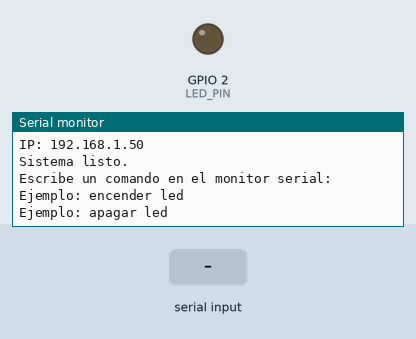
Recording of a program running on a simulated ESP32. Shown: output pins drawn as LEDs (lit = HIGH), the last lines printed to the serial monitor. The test bench sets the inputs (shaded band). WiFi joins after 1.5 s; servers stay silent unless stated; uploads are accepted with an empty reply.

Above: at 2.7 s.
2.8 s: "LED_ON\n" received over Serial
At 3.3 s:
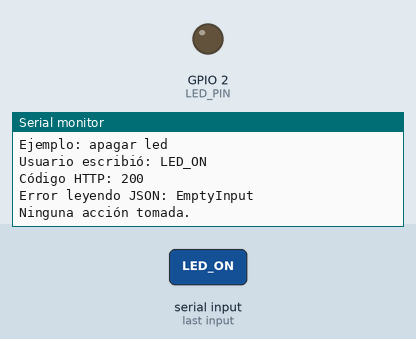
4.5 s: "LED_OFF\n" received over Serial
At 4.66 s:
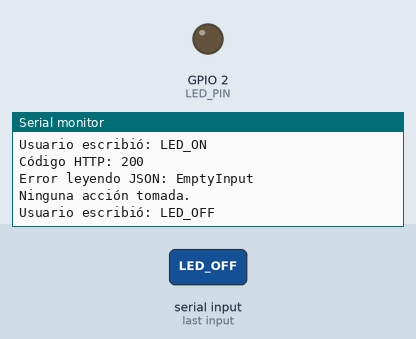
6.0 s: "1\n" received over Serial
At 6.16 s:
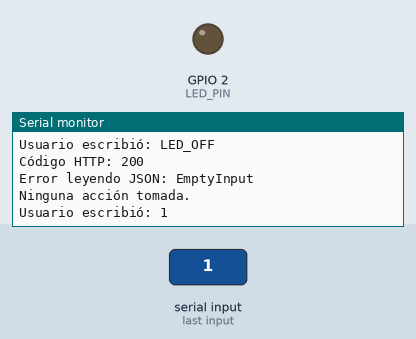

The program:

main.cpp
```cpp
#include <Arduino.h>
#include <WiFi.h>
#include <HTTPClient.h>
#include "ArduinoJson.h"

// ===============================
// 1. DATOS DE WIFI
// ===============================

const char* WIFI_NAME = "Delga1213";
const char* WIFI_PASSWORD = "kike4325";

// ===============================
// 2. DATOS DE GEMINI
// ===============================

const char* API_KEY = "AIzaSyCyTQ19IEx9-0N1tkmCykhJ3ZK8HdCSo-k";
const char* GEMINI_MODEL = "gemini-3.5-flash";
String GEMINI_URL = String("https://generativelanguage.googleapis.com/v1beta/models/") +
                    GEMINI_MODEL +
                    ":generateContent?key=" +
                    API_KEY;

// ===============================
// 3. LED
// ===============================

const int LED_PIN = 2;

// ===============================
// 4. PROMPT PARA GEMINI
// ===============================

// const char* SYSTEM_PROMPT =
//   R"(Eres un clasificador de comandos para un ESP32.

//   Debes responder exactamente una de estas tres etiquetas:
//   LED_ON
//   LED_OFF
//   NONE

//   Reglas:
//   - Si el usuario quiere prender, encender, activar o poner en ON un LED o una luz, responde LED_ON.
//   - Si el usuario quiere apagar, desactivar o poner en OFF un LED o una luz, responde LED_OFF.
//   - Si el mensaje no es un comando claro sobre el LED, responde NONE.

//   No escribas explicaciones.
//   No uses comillas.
//   No uses puntos.
//   No agregues texto adicional.)";

const char* SYSTEM_PROMPT =
R"(Eres un clasificador de comandos para un ESP32 que controla un LED.

Tu única tarea es clasificar la intención del usuario.

Debes responder exactamente una de estas tres etiquetas:
LED_ON
LED_OFF
NONE

Reglas:
- Responde LED_ON si el usuario quiere encender, prender, activar, iluminar o tener más luz.
- Responde LED_OFF si el usuario quiere apagar, quitar luz, reducir luz, tener menos luz o dejar oscuro.
- Responde NONE si el mensaje no tiene una intención clara relacionada con controlar el LED.

Ejemplos:
Usuario: prende el led
Respuesta: LED_ON

Usuario: enciende la luz
Respuesta: LED_ON

Usuario: quiero más luz
Respuesta: LED_ON

Usuario: apaga el led
Respuesta: LED_OFF

Usuario: quiero menos luz
Respuesta: LED_OFF

Usuario: quita la luz
Respuesta: LED_OFF

Usuario: hola
Respuesta: NONE

No expliques nada.
No escribas frases.
No uses comillas.
No agregues puntos.
No agregues texto adicional.)";

// ===============================
// 5. CONECTAR A WIFI
// ===============================

void connectToWiFi() {
  Serial.println("Conectando a WiFi...");
  WiFi.mode(WIFI_STA);
  WiFi.begin(WIFI_NAME, WIFI_PASSWORD);

  while (WiFi.status() != WL_CONNECTED) {
    delay(500);
    Serial.print(".");
  }

  Serial.println();
  Serial.println("WiFi conectado.");
  Serial.print("IP: ");
  Serial.println(WiFi.localIP());
}

// ===============================
// 6. CREAR JSON PARA GEMINI
// ===============================
/*
{
  "systemInstruction": {
    "role": "system",
    "parts": [
      {
        "text": "CONTENIDO_DE_SYSTEM_PROMPT"
      }
    ]
  },
  "contents": [
    {
      "role": "user",
      "parts": [
        {
          "text": "TEXTO_DEL_USUARIO"
        }
      ]
    }
  ],
  "generationConfig": {
    "maxOutputTokens": 30,
    "temperature": 0,
    "responseMimeType": "text/x.enum",
    "responseSchema": {
      "type": "STRING",
      "enum": [
        "LED_ON",
        "LED_OFF",
        "NONE"
      ]
    },
    "thinkingConfig": {
      "thinkingLevel": "MINIMAL",
      "includeThoughts": false
    }
  }
}
*/

String createGeminiRequest(String userText) {
  JsonDocument doc;

  JsonObject systemInstruction = doc["systemInstruction"].to<JsonObject>();
  systemInstruction["role"] = "system";

  JsonArray systemParts = systemInstruction["parts"].to<JsonArray>();
  JsonObject systemText = systemParts.add<JsonObject>();
  systemText["text"] = SYSTEM_PROMPT;

  JsonArray contents = doc["contents"].to<JsonArray>();
  JsonObject userMessage = contents.add<JsonObject>();
  userMessage["role"] = "user";

  JsonArray userParts = userMessage["parts"].to<JsonArray>();
  JsonObject userPart = userParts.add<JsonObject>();
  userPart["text"] = userText;

  JsonObject generationConfig = doc["generationConfig"].to<JsonObject>();
  generationConfig["maxOutputTokens"] = 50;
  generationConfig["temperature"] = 0;
  generationConfig["responseMimeType"] = "text/x.enum";

  JsonObject responseSchema = generationConfig["responseSchema"].to<JsonObject>();
  responseSchema["type"] = "STRING";

  JsonArray options = responseSchema["enum"].to<JsonArray>();
  options.add("LED_ON");
  options.add("LED_OFF");
  options.add("NONE");

  //valido para Gemini 2.5
  // JsonObject thinkingConfig = generationConfig["thinkingConfig"].to<JsonObject>();
  // thinkingConfig["thinkingBudget"] = 0;

  //valido para Gemini 3.5
  JsonObject thinkingConfig = generationConfig["thinkingConfig"].to<JsonObject>();
  thinkingConfig["thinkingLevel"] = "MINIMAL";
  thinkingConfig["includeThoughts"] = false;

  String jsonText;
  serializeJson(doc, jsonText);

  return jsonText;
}

// ===============================
// 7. PREGUNTAR A GEMINI
// ===============================

String askGemini(String userText) {
  // Creamos un cliente seguro para conectarnos a servidores HTTPS.
  // Gemini usa una URL que empieza por https://, por eso necesitamos WiFiClientSecure.
  WiFiClientSecure client;

  // Esta línea permite hacer la conexión HTTPS sin validar el certificado del servidor.
  // Es útil para pruebas y clases, porque simplifica la conexión.
  // En proyectos reales lo ideal es validar el certificado correctamente.
  client.setInsecure();

  // Creamos un objeto HTTPClient.
  // Este objeto nos permite hacer solicitudes HTTP o HTTPS,
  // por ejemplo enviar datos con POST.
  HTTPClient https;

  // Iniciamos la conexión con la URL de Gemini.
  // GEMINI_URL contiene la dirección del modelo y la API Key.
  // Si no se puede iniciar la conexión, devolvemos "NONE"
  // para evitar que el ESP32 haga una acción incorrecta.
  if (!https.begin(client, GEMINI_URL)) {
    Serial.println("No se pudo conectar con Gemini.");
    return "NONE";
  }

  // Indicamos que el contenido que vamos a enviar está en formato JSON.
  // Esto es necesario porque la API de Gemini espera recibir los datos así.
  https.addHeader("Content-Type", "application/json");

  // Creamos el cuerpo de la solicitud.
  // Esta función convierte el texto del usuario en un JSON válido para Gemini.
  // Por ejemplo, si el usuario escribe "enciende el led",
  // aquí se construye la solicitud completa para enviarla a la IA.
  String requestBody = createGeminiRequest(userText);

  // Enviamos la solicitud a Gemini usando el método POST.
  // El resultado se guarda en httpCode.
  // Si todo sale bien, normalmente httpCode debe ser 200.
  int httpCode = https.POST(requestBody);

  // Leemos la respuesta completa que envía Gemini.
  // Esta respuesta viene en formato JSON.
  String response = https.getString();

  // Cerramos la conexión HTTPS.
  // Esto libera recursos del ESP32.
  https.end();

  // Mostramos el código HTTP en el monitor serial.
  // Sirve para saber si la solicitud fue exitosa o si ocurrió un error.
  Serial.print("Código HTTP: ");
  Serial.println(httpCode);

  // Si el código HTTP no es 200, significa que la solicitud falló.
  // En ese caso mostramos la respuesta del servidor para depurar.
  if (httpCode != 200) {
    Serial.println("Error en la solicitud:");
    Serial.println(response);
    return "NONE";
  }

  // Creamos un documento JSON para guardar la respuesta de Gemini
  // de una forma que Arduino pueda leer fácilmente.
  JsonDocument responseDoc;

  // Convertimos el texto JSON recibido en un objeto JSON.
  // Si la respuesta no tiene formato JSON válido, se genera un error.
  DeserializationError error = deserializeJson(responseDoc, response);

  // Verificamos si hubo un error al leer el JSON.
  // Si hubo error, mostramos el problema y devolvemos "NONE".
  if (error) {
    Serial.print("Error leyendo JSON: ");
    Serial.println(error.c_str());
    return "NONE";
  }

  // Extraemos el texto generado por Gemini.
  // La respuesta normalmente viene dentro de esta estructura:
  //
  // candidates[0] -> primera respuesta generada
  // content       -> contenido de esa respuesta
  // parts[0]      -> primera parte del contenido
  // text          -> texto generado por Gemini
  //
  // Esperamos que ese texto sea algo como:
  // LED_ON, LED_OFF o NONE.
  const char* generatedText = responseDoc["candidates"][0]["content"]["parts"][0]["text"];

  // Verificamos que realmente se haya encontrado texto.
  // Si Gemini no devuelve texto, mostramos la respuesta completa para revisar qué pasó.
  if (!generatedText) {
    Serial.println("Gemini no devolvió texto.");
    Serial.println(response);
    return "NONE";
  }

  // Convertimos el texto recibido a un objeto String de Arduino.
  // Esto facilita limpiarlo y modificarlo.
  String answer = String(generatedText);

answer.trim();
answer.toUpperCase();

answer.replace("\n", "");
answer.replace("\r", "");
answer.replace("\"", "");
answer.replace(".", "");
answer.replace(" ", "");

Serial.print("Respuesta de Gemini: ");
Serial.println(answer);

if (answer != "LED_ON" && answer != "LED_OFF" && answer != "NONE") {
  Serial.print("Respuesta inválida de Gemini: ");
  Serial.println(answer);
  return "NONE";
}

return answer;
}

// ===============================
// 8. EJECUTAR RESPUESTA
// ===============================

void executeCommand(String command) {
  if (command == "LED_ON") {
    digitalWrite(LED_PIN, HIGH);
    Serial.println("LED encendido.");
  }
  else if (command == "LED_OFF") {
    digitalWrite(LED_PIN, LOW);
    Serial.println("LED apagado.");
  }
  else {
    Serial.println("Ninguna acción tomada.");
  }
}

// ===============================
// 9. SETUP
// ===============================

void setup() {
  Serial.begin(115200);
  Serial.setTimeout(10000);

  pinMode(LED_PIN, OUTPUT);
  digitalWrite(LED_PIN, LOW);

  connectToWiFi();

  Serial.println();
  Serial.println("Sistema listo.");
  Serial.println("Escribe un comando en el monitor serial:");
  Serial.println("Ejemplo: encender led");
  Serial.println("Ejemplo: apagar led");
}

// ===============================
// 10. LOOP
// ===============================

void loop() {
  if (Serial.available()) {
    String userInput = Serial.readStringUntil('\n');
    userInput.trim();

    if (userInput.length() == 0) {
      return;
    }

    Serial.println();
    Serial.print("Usuario escribió: ");
    Serial.println(userInput);

    String command = askGemini(userInput);

    executeCommand(command);
  }
}
```

Measured:
- after the input at 2.8 s, the serial monitor: prints a new line at once (image 1)
- after the input at 4.5 s, the serial monitor: prints a new line at once (image 2)
- after the input at 6.0 s, the serial monitor: prints a new line at once (image 3)
